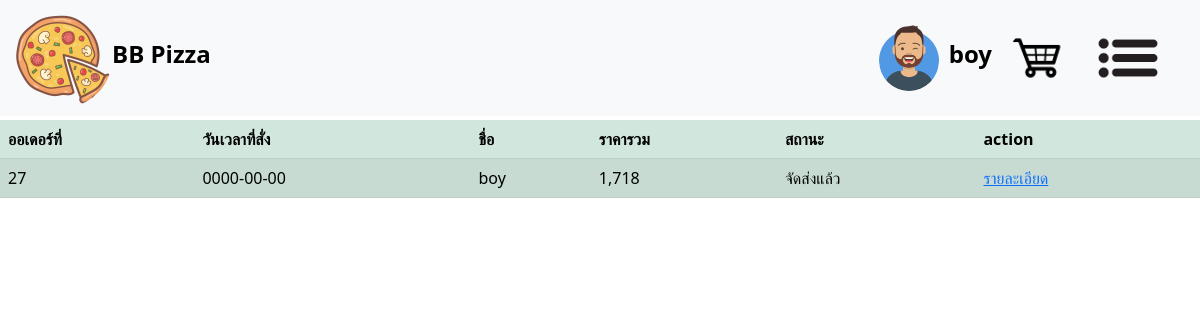
The page /customer_bk.php (signed in) on the database its author committed.
### tables this page shows
CREATE TABLE `basket` (
  `bid` int(5) NOT NULL,
  `cid` int(5) NOT NULL,
  `amount` int(10) NOT NULL,
  `omid` int(10) NOT NULL,
  `status_send` varchar(255) NOT NULL,
  `new_address` varchar(255) NOT NULL,
  `time` date NOT NULL,
  `email` varchar(255) NOT NULL
);

CREATE TABLE `customer` (
  `cid` int(11) NOT NULL,
  `name` varchar(255) NOT NULL,
  `phone` int(11) NOT NULL,
  `address` varchar(255) NOT NULL,
  `email` varchar(255) NOT NULL,
  `password` varchar(255) NOT NULL,
  `wallet` int(10) NOT NULL
);

### customer_bk.php (the view, shortened to what this page needs)
<?php
include 'condb.php';
$name = $_SESSION['name'];
$email = $_SESSION['email'];
$stmt = $conn->prepare("SELECT bid, cid, omid, amount, time, status_send,  COUNT(*) AS duplicate_count
                        FROM basket
                        WHERE email = ?
                        GROUP BY cid, omid");
$stmt->bind_param("s", $email);
$stmt->execute();
$resulttotal = $stmt->get_result();
?>
<!DOCTYPE html>
<html lang="th">
<head>
    <link href="https://cdn.jsdelivr.net/npm/bootstrap@5.3.0-alpha1/dist/css/bootstrap.min.css" rel="stylesheet">
    <link rel="stylesheet" href="https://cdnjs.cloudflare.com/ajax/libs/font-awesome/4.7.0/css/font-awesome.min.css">
    <link href="style.css" rel="stylesheet">
</head>
<body class="bg" style="background-image: url('https://as2.ftcdn.net/v2/jpg/02/92/15/67/1000_F_292156795_gz1vVjiiQO8bGgQlN6d9XgW17QXakMTH.jpg');">
<nav class="navbar navbar-expand-sm navbar-light bg-light fixed-top">
                <div class="container-fluid">
                    <img src="img/pizzanav.png" alt="pizza" style="width:100px;" class="rounded-pill">
                    <h5 class="navbar-brand">BB Pizza</h5>
                    <div class="user-info">
                        <img src="img/avatar.png" alt="Avatar" style="width:60px;" class="rounded-pill">
                        <h5 class="navbar-brand"><?php echo $name ?></h5>
                        <a href="showorder.php"><img src="img/shop.png" alt="shoppingcart" style="width:60px;" class="rounded-pill"></a>
                        <div class="dropdown">
                            <img src="img/tap3.png" alt="hamburger icon" style="width:100px;" data-bs-toggle="dropdown">
                        </div>
                    </div>
                </div>
            </nav>
    <form action="save_basket.php" method="post">
        <div class="row-10" style="margin-top: 120px;">
            <table class="table table-success table-striped">
                <thead>
                    <th>ออเดอร์ที่</th>
                    <th>วันเวลาที่สั่ง</th>
                    <th>ชื่อ</th>
                    <th>ราคารวม</th>
                    <th>สถานะ</th>
                    <th>action</th>
                </thead>
                <?php
                while ($row = $resulttotal->fetch_assoc()) {
                    $formId = 'form_' . $row["bid"];
                    $cid = $row["cid"];
                    $stmt = $conn->prepare("SELECT * FROM customer WHERE cid = ? ");
                    $stmt->bind_param("i", $cid);
                    $stmt->execute();
                    $result = $stmt->get_result();
                    $rowcustomer = $result->fetch_assoc();
                ?>
                    <form id="<?php echo $formId; ?>" method="post" action="./update_status.php">
                        <tbody>
                            <td><?php echo $row["bid"]; ?></td>
                            <td><?php echo $row["time"]; ?></td>
                            <td><?php echo $rowcustomer['name'] ?></td>
                            <td><?php echo number_format($row["amount"]); ?></td>
                            <td><?php if ($row["status_send"] == 'nosend') {
                                    echo "กำลังจัดส่ง";
                                } elseif ($row["status_send"] == 'send') {
                                    echo "จัดส่งแล้ว";
                                } ?></td>
                            <td><a href="showorder_detail_cus.php?bid=<?php echo $row["bid"] ?>">รายละเอียด</td>
                        </tbody>
                    </form>
                <?php
                }
                ?>
            </table>
        </div>
    </form>
</body>
</html>

### style.css (style rules this page uses)
.bg { background-image: url("./img/bg.jpg"); height: 90vh; background-repeat: no-repeat; background-size: cover; background-attachment: fixed; }

### customer_bk.php (style rules this page uses)
.navbar { background-color: #ffffff; }
.navbar-brand { font-weight: bold; font-size: 24px; }
.user-info { display: flex; align-items: center; }
.user-info img { width: 60px; border-radius: 50%; margin-right: 10px; }

### rows shown on the page
basket: bid "27", time "0000-00-00", cid.name "boy", amount "1,718", status_send "จัดส่งแล้ว"

### other values the page prints
$name "boy"
